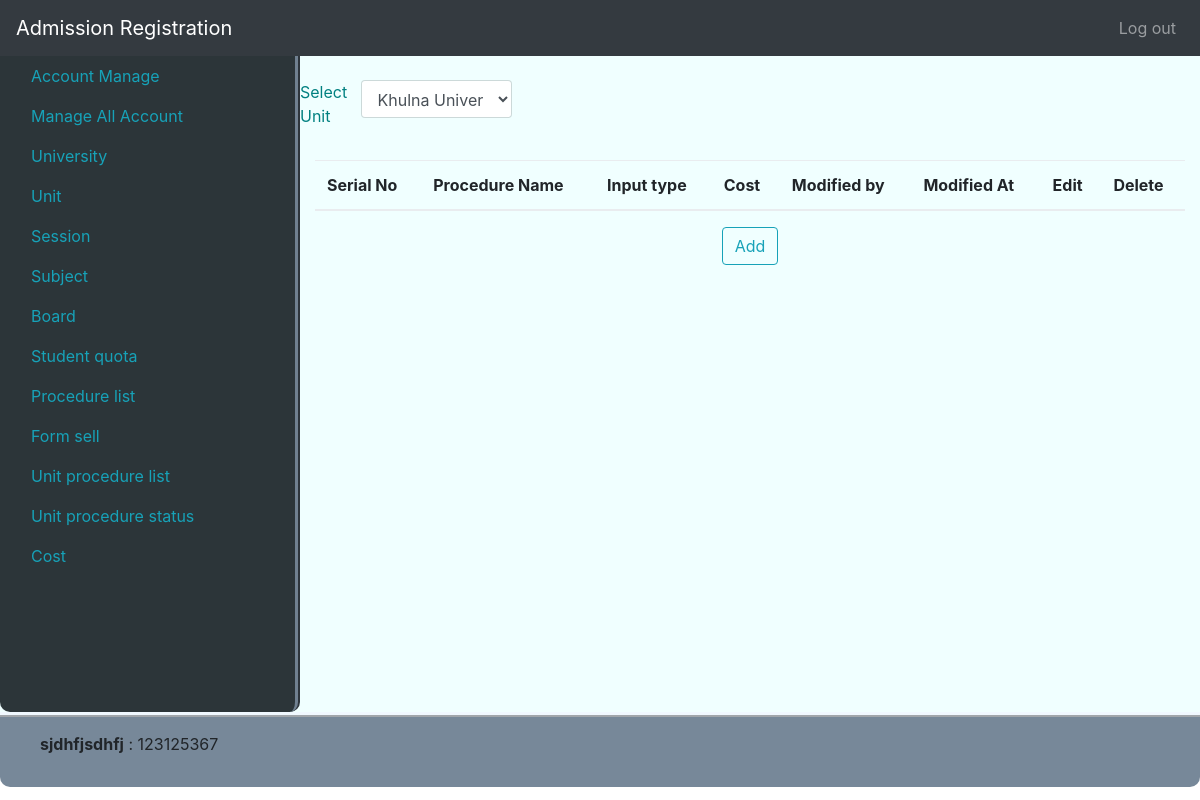
The app's page /unitprocedurelist (signed in), older data.
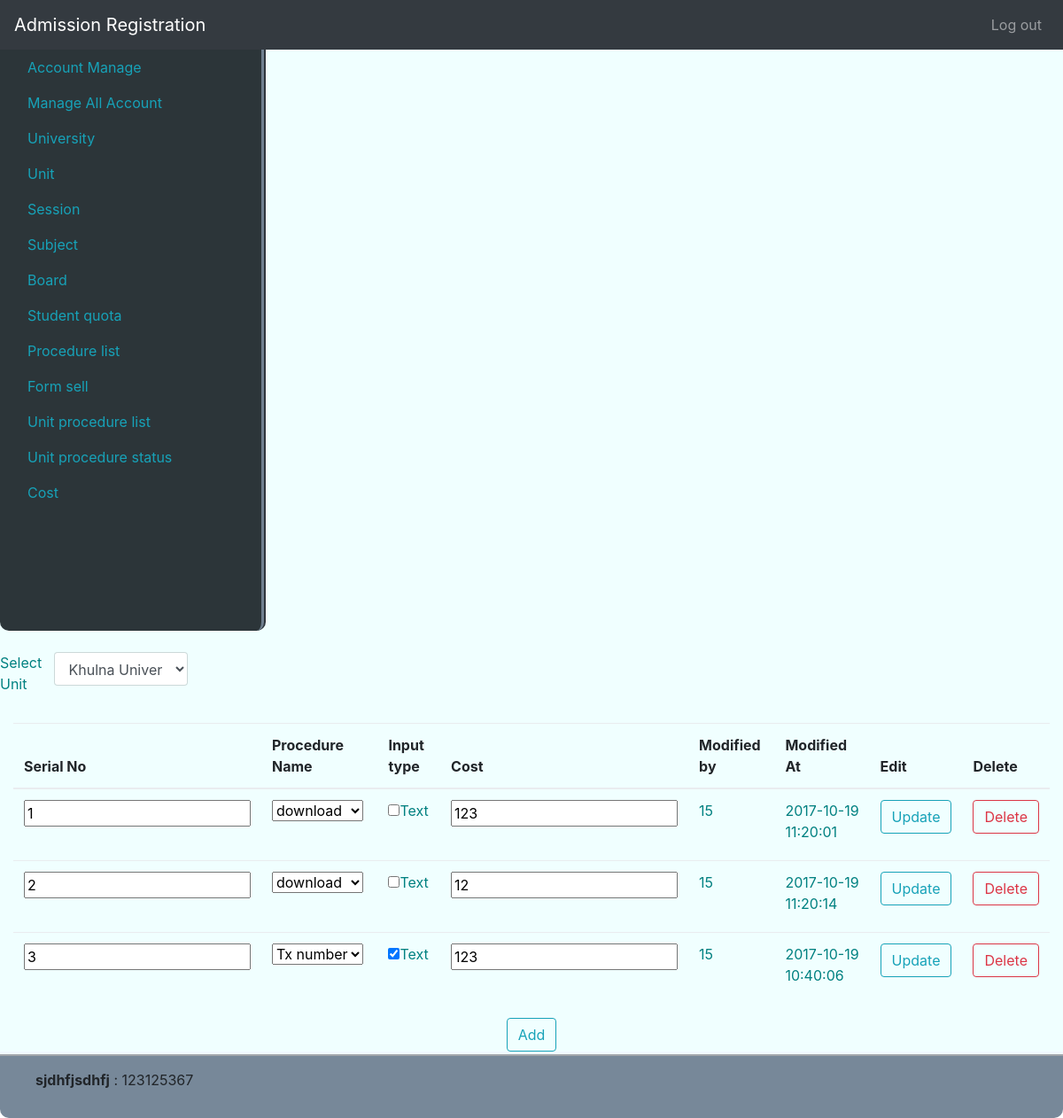
The same page, newer data.
### tables this page shows
CREATE TABLE `unit_procedure_list` (
  `id` int(11) NOT NULL,
  `unit_id` int(11) NOT NULL,
  `procedure_list_id` int(11) NOT NULL,
  `procedure_serial` int(3) NOT NULL,
  `is_text` tinyint(1) NOT NULL,
  `cost` int(11) NOT NULL,
  `modified_by` int(11) NOT NULL,
  `modified_at` timestamp NOT NULL DEFAULT CURRENT_TIMESTAMP ON UPDATE CURRENT_TIMESTAMP
);

### system/libs/Load.php (called while the page is built, shortened)
<?php
class Load
{
    public function view($fileName, $data = false)
    {
        include 'app/views/'.$fileName.'.php';
    }
    public function model($modelName){
        return new $modelName();
    }
}

### app/controllers/UnitProcedureList.php (called while the page is built, shortened)
<?php
class UnitProcedureList extends MainController{
    public function index(){
        self::unitProcedureList();
    }
    public function unitProcedureList($unit = false){
        $pageName = ['pageName' => 'Unit Procedure List'];
        $unitProcedureModel = $this->load->model('UnitProcedureModel');
        $simpleModel= $this->load->model('SimpleModel');
        $data['procedure'] = $simpleModel->getAll('procedure_list');
        $data['unit'] = $unitProcedureModel->getAllUnit();
        if($unit){
            $data['unit_id'] = $unit;
        }else{
            $data['unit_id'] = $data['unit'][0]['id'];
        }
        $unit_id = $data['unit_id'];
        $cond = "unit_id = $unit_id";
        $data['table'] =  $simpleModel->getAll('unit_procedure_list', $cond);
        $this->load->view('partials/header', $pageName);
        $this->load->view('admin/unit_procedure_list', $data);
        $this->load->view('partials/footer');
    }
}

### index.php (called while the page is built, shortened)
<?php
$mail = new Main();

### system/libs/Database.php (called while the page is built, shortened)
<?php
class Database extends PDO {
    public function select($sql, $data = array(), $fetchStyle = PDO::FETCH_ASSOC){
        $stmt = $this->prepare($sql);
        $stmt->execute();
        return $stmt->fetchAll($fetchStyle);
    }
}

### app/models/UnitProcedureModel.php (called while the page is built, shortened)
<?php
class UnitProcedureModel extends MainModel{
    public function getAllUnit(){
        $sql = "SELECT unit.id, unit.unit_name, university.name , session.session FROM unit
                INNER JOIN university ON unit.university_id = university.id
                INNER JOIN session ON unit.session_id = session.id";
        return $this->db->select($sql);
    }
}

### system/libs/MainController.php (called while the page is built, shortened)
<?php
class MainController
{
    public function __construct()
    {
        $this->load = new Load();
    }
}

### system/libs/MainModel.php (called while the page is built, shortened)
<?php
class MainModel{
    public function __construct(){
        $dsn = 'mysql:dbname=se_addmission; host=localhost';
        $user = 'root';
        $pass = '';
        $this->db = new Database($dsn,$user,$pass);
    }
}

### app/models/SimpleModel.php (called while the page is built, shortened)
<?php
class SimpleModel extends MainModel {
    public function getAll($table, $cond = false){
        if($cond){
            $sql = "SELECT * FROM $table WHERE $cond";
        }else{
            $sql = "SELECT * FROM $table";
        }
        return $this->db->select($sql);
    }
}

### app/views/admin/unit_procedure_list.php (the view, shortened to what this page needs)
<div class="col">
    <br>
    <div class="row">
        <form method="post" id="unit_university" class="row">
            <label  class="col-md-2">Select Unit</label>
            <select name="university" id="university" class="form-control col-md-4" onchange="selected_changed();">
                <?php foreach ($data['unit'] as $key => $value){
                    if($data['unit_id'] == $value['id']){?>
                        <option value="<?php echo $value['id']?>" <?php echo 'selected'?>><?php echo $value['name']." ".$value['unit_name']." (".$value['session'].")"; ?></option>
                    <?php }else{?>
                        <option value="<?php echo $value['id']?>" ><?php echo $value['name']." ".$value['unit_name']." (".$value['session'].")"; ?></option>
                    <?php }?>
                <?php }?>
            </select>
        </form>
    </div>
    <div class="table-responsive">
        <br />
        <table id="board_data" class="table">
            <thead>
                <tr>
                    <th >Serial No</th>
                    <th >Procedure Name</th>
                    <th >Input type</th>
                    <th >Cost</th>
                    <th >Modified by</th>
                    <th >Modified At</th>
                    <th >Edit</th>
                    <th >Delete</th>
                </tr>
            </thead>
            <tbody>
            <?php foreach ($data['table'] as $key => $value){?>
                <tr>
                    <form action="<?php echo BASE_URL?>/unitprocedurelist/update" method="post">
                        <td><input type="number" name="serial" value="<?php echo $value['procedure_serial']?>" ></td>
                        <td>
                            <select name="procedure">
                                <?php foreach ($data['procedure'] as $k => $v){?>
                                    <?php if($value['procedure_list_id'] == $v['id']){?>
                                        <option value="<?php echo $v['id']?>" <?php echo 'selected'?>><?php echo $v['name']?></option>
                                    <?php } else{?>
                                        <option value="<?php echo $v['id']?>"><?php echo $v['name']?></option>
                                    <?php }?>
                                <?php }?>
                            </select>
                        </td>
                        <td>
                            <label for="input_type" class=""><input type="checkbox" name="input_type" class="" value="1" <?php if($value['is_text'] == '1'){echo 'checked = checked';}?>/>Text</label>
                        </td>
                        <td><input type="number" name="cost" value="<?php echo $value['cost']?>" ></td>
                        <td><label><?php echo $value['modified_by']?></label></td>
                        <td><label><?php echo $value['modified_at']?></label></td>
                        <td>
                            <button type="submit" name="unit_procedure_id" value="<?php echo $value['id']?>" class="btn btn-outline-info my-2 my-sm-0" onclick="btnupdate(this);" >Update</button>
                        </td>
                    </form>
                    <td>
                        <form action="<?php echo BASE_URL?>/unitprocedurelist/delete" method="post">
                            <button type="submit" name="delete" value="<?php echo $value['id'] ?>" class="btn btn-outline-danger my-2 my-sm-0" onclick="return confirm('Do u really wanna delete')">Delete</button>
                        </form>
                    </td>
                </tr>
            <?php }?>
            </tbody>
        </table>
    </div>
    <div>
        <center><button type="button" id="add_button" data-toggle="modal" data-target="#dataModal" class="btn btn-outline-info my-2 my-sm-0" onclick="btn_add(this)">Add</button></center>
    </div>
</div>

### system/libs/Main.php (shortened to what this page needs)
<?php
class Main
{
    public $url;
    public $controllerName = "Index";
    public $methodName = "Index";
    public $controllerPath = "app/controllers/";
    public $controller;
    public function __construct()
    {
        $this->callMethod();
    }
    public function getUrl(){
        $this->url = isset($_GET['url']) ? $_GET['url'] : NULL;
        if($this->url != NULL) {
            $this->url = rtrim($this->url, '/');
            $this->url = explode("/", $this->url );
        }
        else {
            unset($this->url);
        }
    }
    public function loadConrtroller(){
        if(!isset($this->url[0])){
            require $this->controllerPath. $this->controllerName.".php";
            $this->controller = new $this->controllerName();
        }else{
            $this->controllerName = $this->url[0];
            $fileName = $this->controllerPath . $this->controllerName .".php";
            if(file_exists($fileName)){
                if(class_exists($this->controllerName)){
                    $this->controller = new $this->controllerName();
                }else{
                    header("Location: ".BASE_URL."/Index");
                }
            }else{
                header("Location: ".BASE_URL."/Index");
            }
        }
    }
    public function callMethod(){
        if(isset($this->url[2])){
            $this->methodName = $this->url[1];
            if(method_exists($this->controller, $this->methodName)){
                $this->controller->{$this->methodName}($this->url[2]);
            }else{
                header("Location: ".BASE_URL."/Index");
            }
        }else{
            if(isset($this->url[1])){
                $this->methodName = $this->url[1];
                if(method_exists($this->controller, $this->methodName)){
                    $this->controller->{$this->methodName}();
                }else{
                    header("Location: ".BASE_URL."/Index");
                }
            }else{
                if(method_exists($this->controller, $this->methodName)){
                    $this->controller->{$this->methodName}();
                }else{
                    header("Location: ".BASE_URL."/Index");
                }
            }
        }
    }
}

### app/views/partials/header.php (shortened to what this page needs)
<!DOCTYPE html>
<html>
<head>
    <link rel="stylesheet" href="http://localhost/se_addmission/vendors/css/bootstrap.min.css">
    <link rel="stylesheet" href="http://localhost/se_addmission/vendors/css/jquery.dataTables-1.10.16.min.css" />
    <link rel="stylesheet" href="http://localhost/se_addmission/vendors/css/site.css">
</head>
<body>
    <nav class="container-fluid navbar navbar-expand navbar-dark bg-dark">
        <a class="navbar-brand" href="#">Admission Registration</a>
        <div class="collapse navbar-collapse" id="navbarSupportedContent">
            <ul class="navbar-nav ml-auto">
                <li class="nav-item">
                        <a class="nav-link" href="<?php echo BASE_URL?>/Login/logout">Log out</a>
                </li>
            </ul>
        </div>
    </nav>
<div class="container-fluid" id="content" >
    <div class="row">
        <div class="col-3" id="sidebar">
            <ul class="nav nav-pills flex-column">
                <li class="nav-item">
                    <a href="<?php echo BASE_URL?>/AccountManage" class="nav-link">Account Manage</a>
                </li>
                <li class="nav-item">
                    <a href="<?php echo BASE_URL?>/manageallaccount" class="nav-link">Manage All Account</a>
                </li>
                <li class="nav-item">
                    <a href="<?php echo BASE_URL?>/university" class="nav-link">University</a>
                </li>
                <li class="nav-item">
                    <a href="<?php echo BASE_URL?>/unit" class="nav-link">Unit</a>
                </li>
                <li class="nav-item">
                    <a href="<?php echo BASE_URL?>/usession" class="nav-link">Session</a>
                </li>
                <li class="nav-item">
                    <a href="<?php echo BASE_URL?>/subject" class="nav-link">Subject</a>
                </li>
                <li class="nav-item">
                    <a href="<?php echo BASE_URL?>/board" class="nav-link">Board</a>
                </li>
                <li class="nav-item">
                    <a href="<?php echo BASE_URL?>/Quota" class="nav-link">Student quota</a>
                </li>
                <li class="nav-item">
                    <a href="<?php echo BASE_URL?>/procedureList" class="nav-link">Procedure list</a>
                </li>
                <li class="nav-item">
                    <a href="#" class="nav-link">Form sell</a>
                </li>
                <li class="nav-item">
                    <a href="<?php echo BASE_URL?>/unitprocedurelist" class="nav-link">Unit procedure list</a>
                </li>
                <li class="nav-item">
                    <a href="#" class="nav-link">Unit procedure status</a>
                </li>
                <li class="nav-item">
                    <a href="#" class="nav-link">Cost</a>
                </li>
            </ul>
        </div>

### app/views/partials/footer.php
        </div>
    </div>
    <footer class="footer">
        <div class="container-fluid">
            <ul class="footer-list">
                <li><b>sjdhfjsdhfj</b> : 123125367</li>
            </ul>
        </div>
</footer>
</body>

Row changes from the older to the newer data that the page shows:
added unit_procedure_list: serial "1", cost "123", modified_by "15", modified_at "2017-10-19 11:20:01", $value['id'] 3 (drawn)
added unit_procedure_list: serial "2", cost "12", modified_by "15", modified_at "2017-10-19 11:20:14", $value['id'] 4 (drawn)
added unit_procedure_list: serial "3", is_text "☑", cost "123", modified_by "15", modified_at "2017-10-19 10:40:06", $value['id'] 5 (drawn)
